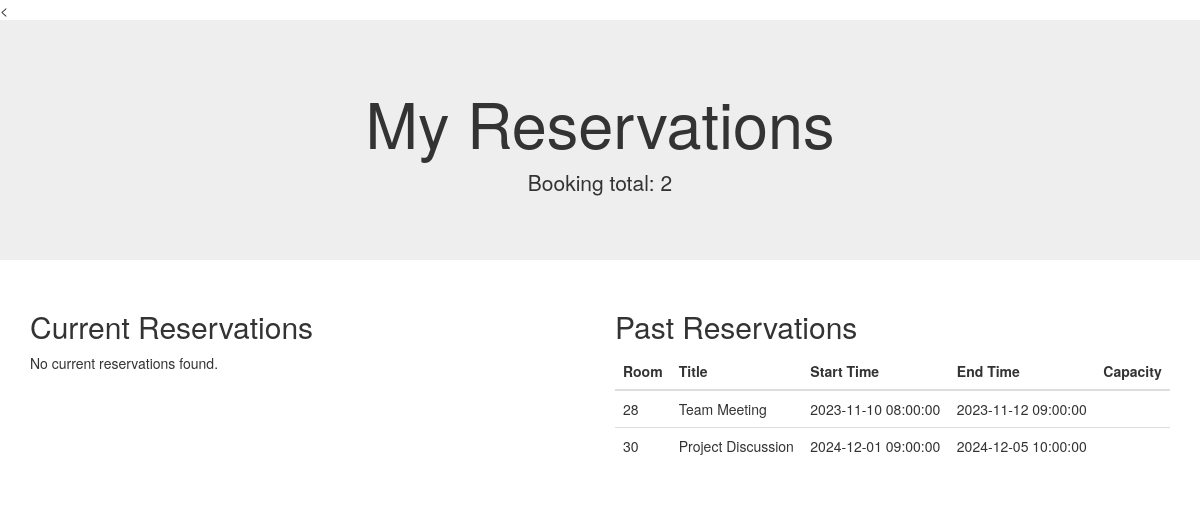
Page /my_reservation.php on the earlier database version.
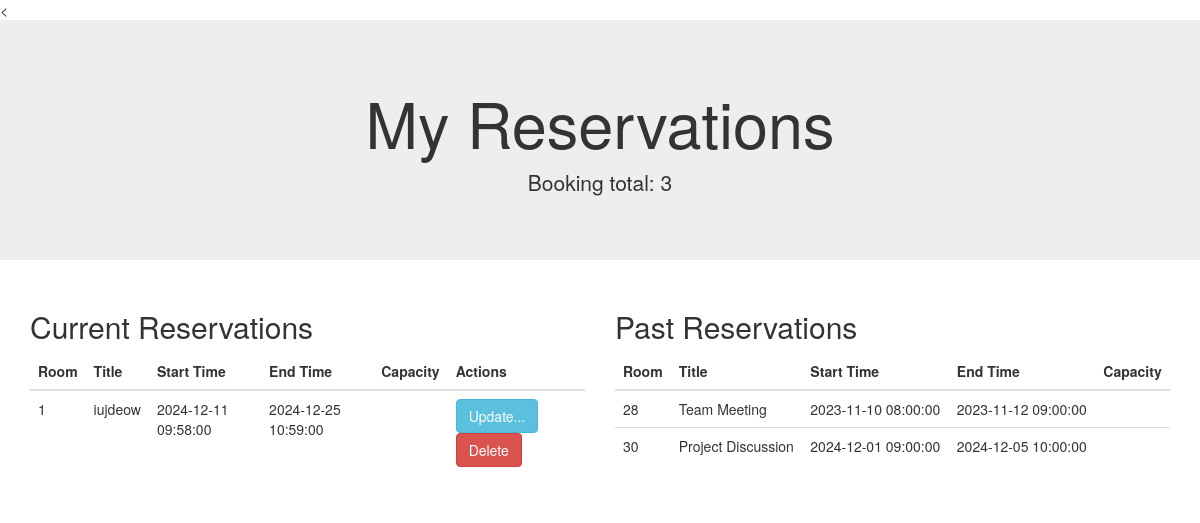
Same page on the later database version.
### tables this page shows
CREATE TABLE `bookings` (
  `Booking_ID` int(11) NOT NULL,
  `user_ID` int(11) NOT NULL,
  `Room_ID` int(11) NOT NULL,
  `Title` varchar(255) NOT NULL,
  `Start_Time` datetime NOT NULL,
  `End_Time` datetime NOT NULL
);

### my_reservation.php (the view, shortened to what this page needs)
<?php
$host = 'localhost';
$user = 'root';
$password = '';
$dbname = 'booking_system';
$port = 3306;
try {
    $dsn = "mysql:host=$host;dbname=$dbname;port=$port";
    $pdo = new PDO($dsn, $user, $password);
    $pdo->setAttribute(PDO::ATTR_ERRMODE, PDO::ERRMODE_EXCEPTION);
} catch (PDOException $e) {
    die("Connection failed: " . $e->getMessage());
}
$current_date = date('Y-m-d H:i:s');
$sql = "SELECT * FROM bookings";
$stmt = $pdo->prepare($sql);
$stmt->execute();
$reservations = $stmt->fetchAll(PDO::FETCH_ASSOC);
$current_reservations = [];
$past_reservations = [];
foreach ($reservations as $reservation) {
    if ($reservation['End_Time'] >= $current_date) {
        $current_reservations[] = $reservation;
    } else {
        $past_reservations[] = $reservation;
    }
}
$total_reservations = count($reservations);
?>
<!DOCTYPE html>
<html lang="en">
<<head>
  <link rel="stylesheet" href="https://maxcdn.bootstrapcdn.com/bootstrap/3.4.1/css/bootstrap.min.css">
</head>
<body>
<div class="jumbotron text-center">
  <h1>My Reservations</h1>
  <p>Booking total: <?php echo $total_reservations; ?> </p>
</div>
<div class="container">
  <div class="row">
    <div class="col-sm-6">
      <h2>Current Reservations</h2>
  <?php if (count($current_reservations) > 0): ?>
    <table class="table">
      <thead>
        <tr>
          <th>Room</th>
          <th>Title</th>
          <th>Start Time</th>
          <th>End Time</th>
          <th>Capacity</th>
          <th>Actions</th>
        </tr>
      </thead>
      <tbody>
        <?php foreach ($current_reservations as $reservation): ?>
          <tr>
            <td><?php echo $reservation['Room_ID']; ?></td>
            <td><?php echo $reservation['Title']; ?></td>
            <td><?php echo $reservation['Start_Time']; ?></td>
            <td><?php echo $reservation['End_Time']; ?></td>
            <td><?php echo $reservation['Capacity']; ?></td>
            <td>
              <form action="update_reservation.php" method="get" style="display:inline;">
                 <button type="submit" class="btn btn-info">Update...</button>
                </form>
                <form action="delete_reservation.php" method="get" style="display:inline;" onsubmit="return confirm('Are you sure you want to delete this reservation?')">
                 <button type="submit" class="btn btn-danger" onclick="return confirm('Are you sure you want to delete this reservation?')">Delete</button>
                </form>
            </td>
          </tr>
        <?php endforeach; ?>
      </tbody>
    </table>
  <?php else: ?>
    <p>No current reservations found.</p>
  <?php endif; ?>
    </div>
    <div class="col-sm-6">
    <h2>Past Reservations</h2>
  <?php if (count($past_reservations) > 0): ?>
    <table class="table">
      <thead>
        <tr>
          <th>Room</th>
          <th>Title</th>
          <th>Start Time</th>
          <th>End Time</th>
          <th>Capacity</th>
        </tr>
      </thead>
      <tbody>
        <?php foreach ($past_reservations as $reservation): ?>
          <tr>
            <td><?php echo $reservation['Room_ID']; ?></td>
            <td><?php echo $reservation['Title']; ?></td>
            <td><?php echo $reservation['Start_Time']; ?></td>
            <td><?php echo $reservation['End_Time']; ?></td>
            <td><?php echo $reservation['Capacity']; ?></td>
          </tr>
        <?php endforeach; ?>
      </tbody>
    </table>
  <?php else: ?>
    <p>No past reservations found.</p>
  <?php endif; ?>
    </div>
  </div>
</div>
</body>
</html>

Differences in the rows shown:
added bookings: Room_ID "1", Title "iujdeow", Start_Time "2024-12-11 09:58:00", End_Time "2024-12-25 10:59:00", shown under "Current Reservations"
Other differences:
$total_reservations: "2" → "3"
text no longer shown: "No current reservations found."
text now shown: "Room Title Start Time End Time Capacity Actions"
